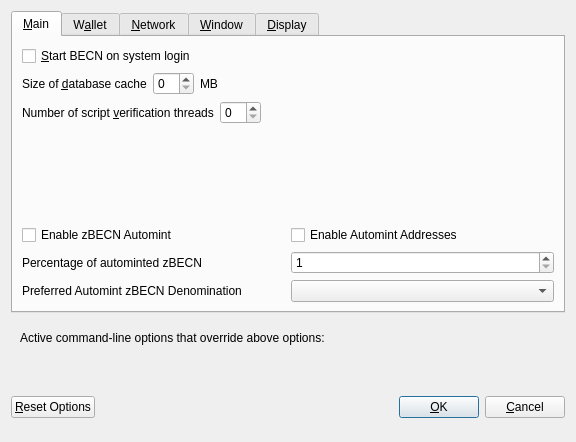
<?xml version="1.0" encoding="UTF-8"?>
<ui version="4.0">
 <class>OptionsDialog</class>
 <widget class="QDialog" name="OptionsDialog">
  <property name="geometry">
   <rect>
    <x>0</x>
    <y>0</y>
    <width>576</width>
    <height>442</height>
   </rect>
  </property>
  <property name="windowTitle">
   <string>Options</string>
  </property>
  <property name="modal">
   <bool>true</bool>
  </property>
  <layout class="QVBoxLayout" name="verticalLayout">
   <item>
    <widget class="QTabWidget" name="tabWidget">
     <property name="currentIndex">
      <number>0</number>
     </property>
     <widget class="QWidget" name="tabMain">
      <attribute name="title">
       <string>&amp;Main</string>
      </attribute>
      <layout class="QVBoxLayout" name="verticalLayout_Main">
       <item>
        <widget class="QCheckBox" name="bitcoinAtStartup">
         <property name="toolTip">
          <string>Automatically start BECN after logging in to the system.</string>
         </property>
         <property name="text">
          <string>&amp;Start BECN on system login</string>
         </property>
        </widget>
       </item>
       <item>
        <layout class="QHBoxLayout" name="horizontalLayout_2_Main">
         <item>
          <widget class="QLabel" name="databaseCacheLabel">
           <property name="text">
            <string>Size of &amp;database cache</string>
           </property>
           <property name="textFormat">
            <enum>Qt::PlainText</enum>
           </property>
           <property name="buddy">
            <cstring>databaseCache</cstring>
           </property>
          </widget>
         </item>
         <item>
          <widget class="QSpinBox" name="databaseCache"/>
         </item>
         <item>
          <widget class="QLabel" name="databaseCacheUnitLabel">
           <property name="text">
            <string>MB</string>
           </property>
           <property name="textFormat">
            <enum>Qt::PlainText</enum>
           </property>
          </widget>
         </item>
         <item>
          <spacer name="horizontalSpacer_2_Main">
           <property name="orientation">
            <enum>Qt::Horizontal</enum>
           </property>
           <property name="sizeHint" stdset="0">
            <size>
             <width>40</width>
             <height>20</height>
            </size>
           </property>
          </spacer>
         </item>
        </layout>
       </item>
       <item>
        <layout class="QHBoxLayout" name="horizontalLayout_3_Main">
         <item>
          <widget class="QLabel" name="threadsScriptVerifLabel">
           <property name="text">
            <string>Number of script &amp;verification threads</string>
           </property>
           <property name="textFormat">
            <enum>Qt::PlainText</enum>
           </property>
           <property name="buddy">
            <cstring>threadsScriptVerif</cstring>
           </property>
          </widget>
         </item>
         <item>
          <widget class="QSpinBox" name="threadsScriptVerif">
           <property name="toolTip">
            <string>(0 = auto, &lt;0 = leave that many cores free)</string>
           </property>
          </widget>
         </item>
         <item>
          <spacer name="horizontalSpacer_3_Main">
           <property name="orientation">
            <enum>Qt::Horizontal</enum>
           </property>
           <property name="sizeHint" stdset="0">
            <size>
             <width>40</width>
             <height>20</height>
            </size>
           </property>
          </spacer>
         </item>
        </layout>
       </item>
       <item>
        <spacer name="verticalSpacer_2">
         <property name="orientation">
          <enum>Qt::Vertical</enum>
         </property>
         <property name="sizeHint" stdset="0">
          <size>
           <width>20</width>
           <height>40</height>
          </size>
         </property>
        </spacer>
       </item>
       <item>
        <widget class="QWidget" name="verticalZpivOptionsWidget" native="true">
         <layout class="QVBoxLayout" name="verticalZpivOptionsLayout">
          <property name="margin">
           <number>0</number>
          </property>
          <item>
           <layout class="QHBoxLayout" name="horizontalAutomintingLayout">
            <item>
             <widget class="QCheckBox" name="checkBoxZeromintEnable">
              <property name="toolTip">
               <string>Enable automatic minting of BECN units to zBECN</string>
              </property>
              <property name="layoutDirection">
               <enum>Qt::LeftToRight</enum>
              </property>
              <property name="text">
               <string>Enable zBECN Automint</string>
              </property>
             </widget>
            </item>
            <item>
             <widget class="QCheckBox" name="checkBoxZeromintAddresses">
              <property name="toolTip">
               <string>Enable automatic zBECN minting from specific addresses</string>
              </property>
              <property name="layoutDirection">
               <enum>Qt::LeftToRight</enum>
              </property>
              <property name="text">
               <string>Enable Automint Addresses</string>
              </property>
             </widget>
            </item>
           </layout>
          </item>
          <item>
           <layout class="QHBoxLayout" name="horizontalZmintPercentageLayout">
            <item>
             <widget class="QLabel" name="percentage_label">
              <property name="toolTip">
               <string>Percentage of incoming BECN which get automatically converted to zBECN via Zerocoin Protocol (min: 10%)</string>
              </property>
              <property name="text">
               <string>Percentage of autominted zBECN</string>
              </property>
             </widget>
            </item>
            <item>
             <widget class="QSpinBox" name="zeromintPercentage">
              <property name="minimum">
               <number>1</number>
              </property>
              <property name="maximum">
               <number>100</number>
              </property>
             </widget>
            </item>
           </layout>
          </item>
          <item>
           <layout class="QHBoxLayout" name="horizontalLayout" stretch="0,0">
            <property name="sizeConstraint">
             <enum>QLayout::SetFixedSize</enum>
            </property>
            <item>
             <widget class="QLabel" name="labelPreferredDenom">
              <property name="maximumSize">
               <size>
                <width>16777215</width>
                <height>16777215</height>
               </size>
              </property>
              <property name="toolTip">
               <string>Wait with automatic conversion to Zerocoin until enough BECN for this denomination is available</string>
              </property>
              <property name="text">
               <string>Preferred Automint zBECN Denomination</string>
              </property>
             </widget>
            </item>
            <item>
             <widget class="QComboBox" name="preferredDenom">
              <property name="maximumSize">
               <size>
                <width>16777215</width>
                <height>27</height>
               </size>
              </property>
              <property name="toolTip">
               <string>Wait with automatic conversion to Zerocoin until enough BECN for this denomination is available</string>
              </property>
              <property name="maxVisibleItems">
               <number>9</number>
              </property>
              <property name="maxCount">
               <number>9</number>
              </property>
             </widget>
            </item>
           </layout>
          </item>
         </layout>
        </widget>
       </item>
      </layout>
     </widget>
     <widget class="QWidget" name="tabWallet">
      <attribute name="title">
       <string>W&amp;allet</string>
      </attribute>
      <layout class="QVBoxLayout" name="verticalLayout_Wallet">
       <item>
        <layout class="QHBoxLayout" name="horizontalLayout_2_Wallet">
         <item>
          <widget class="QLabel" name="labelStakeSplitThresholdText">
           <property name="text">
            <string>Stake split threshold:</string>
           </property>
          </widget>
         </item>
         <item>
          <widget class="QSpinBox" name="spinBoxStakeSplitThreshold">
           <property name="minimum">
            <number>1</number>
           </property>
           <property name="maximum">
            <number>999999</number>
           </property>
          </widget>
         </item>
        </layout>
       </item>
       <item>
        <widget class="QGroupBox" name="groupBox">
         <property name="title">
          <string>Expert</string>
         </property>
         <layout class="QVBoxLayout" name="verticalLayout_2">
          <item>
           <widget class="QCheckBox" name="coinControlFeatures">
            <property name="toolTip">
             <string>Whether to show coin control features or not.</string>
            </property>
            <property name="text">
             <string>Enable coin &amp;control features</string>
            </property>
           </widget>
          </item>
          <item>
           <widget class="QCheckBox" name="showMasternodesTab">
            <property name="toolTip">
             <string>Show additional tab listing all your masternodes in first sub-tab&lt;br/&gt;and all masternodes on the network in second sub-tab.</string>
            </property>
            <property name="text">
             <string>Show Masternodes Tab</string>
            </property>
           </widget>
          </item>
          <item>
           <widget class="QCheckBox" name="spendZeroConfChange">
            <property name="toolTip">
             <string>If you disable the spending of unconfirmed change, the change from a transaction&lt;br/&gt;cannot be used until that transaction has at least one confirmation.&lt;br/&gt;This also affects how your balance is computed.</string>
            </property>
            <property name="text">
             <string>&amp;Spend unconfirmed change</string>
            </property>
           </widget>
          </item>
         </layout>
        </widget>
       </item>
       <item>
        <spacer name="verticalSpacer_Wallet">
         <property name="orientation">
          <enum>Qt::Vertical</enum>
         </property>
         <property name="sizeHint" stdset="0">
          <size>
           <width>20</width>
           <height>40</height>
          </size>
         </property>
        </spacer>
       </item>
      </layout>
     </widget>
     <widget class="QWidget" name="tabNetwork">
      <attribute name="title">
       <string>&amp;Network</string>
      </attribute>
      <layout class="QVBoxLayout" name="verticalLayout_Network">
       <item>
        <widget class="QCheckBox" name="mapPortUpnp">
         <property name="toolTip">
          <string>Automatically open the BECN client port on the router. This only works when your router supports UPnP and it is enabled.</string>
         </property>
         <property name="text">
          <string>Map port using &amp;UPnP</string>
         </property>
        </widget>
       </item>
       <item>
        <widget class="QCheckBox" name="allowIncoming">
         <property name="toolTip">
          <string>Accept connections from outside</string>
         </property>
         <property name="text">
          <string>Allow incoming connections</string>
         </property>
        </widget>
       </item>
       <item>
        <widget class="QCheckBox" name="connectSocks">
         <property name="toolTip">
          <string>Connect to the BECN network through a SOCKS5 proxy.</string>
         </property>
         <property name="text">
          <string>&amp;Connect through SOCKS5 proxy (default proxy):</string>
         </property>
        </widget>
       </item>
       <item>
        <layout class="QHBoxLayout" name="horizontalLayout_1_Network">
         <item>
          <widget class="QLabel" name="proxyIpLabel">
           <property name="text">
            <string>Proxy &amp;IP:</string>
           </property>
           <property name="textFormat">
            <enum>Qt::PlainText</enum>
           </property>
           <property name="buddy">
            <cstring>proxyIp</cstring>
           </property>
          </widget>
         </item>
         <item>
          <widget class="QValidatedLineEdit" name="proxyIp">
           <property name="minimumSize">
            <size>
             <width>140</width>
             <height>0</height>
            </size>
           </property>
           <property name="maximumSize">
            <size>
             <width>140</width>
             <height>16777215</height>
            </size>
           </property>
           <property name="toolTip">
            <string>IP address of the proxy (e.g. IPv4: 127.0.0.1 / IPv6: ::1)</string>
           </property>
          </widget>
         </item>
         <item>
          <widget class="QLabel" name="proxyPortLabel">
           <property name="text">
            <string>&amp;Port:</string>
           </property>
           <property name="textFormat">
            <enum>Qt::PlainText</enum>
           </property>
           <property name="buddy">
            <cstring>proxyPort</cstring>
           </property>
          </widget>
         </item>
         <item>
          <widget class="QLineEdit" name="proxyPort">
           <property name="minimumSize">
            <size>
             <width>55</width>
             <height>0</height>
            </size>
           </property>
           <property name="maximumSize">
            <size>
             <width>55</width>
             <height>16777215</height>
            </size>
           </property>
           <property name="toolTip">
            <string>Port of the proxy (e.g. 9050)</string>
           </property>
          </widget>
         </item>
         <item>
          <spacer name="horizontalSpacer_1_Network">
           <property name="orientation">
            <enum>Qt::Horizontal</enum>
           </property>
           <property name="sizeHint" stdset="0">
            <size>
             <width>40</width>
             <height>20</height>
            </size>
           </property>
          </spacer>
         </item>
        </layout>
       </item>
       <item>
        <spacer name="verticalSpacer_Network">
         <property name="orientation">
          <enum>Qt::Vertical</enum>
         </property>
         <property name="sizeHint" stdset="0">
          <size>
           <width>20</width>
           <height>40</height>
          </size>
         </property>
        </spacer>
       </item>
      </layout>
     </widget>
     <widget class="QWidget" name="tabWindow">
      <attribute name="title">
       <string>&amp;Window</string>
      </attribute>
      <layout class="QVBoxLayout" name="verticalLayout_Window">
       <item>
        <widget class="QCheckBox" name="minimizeToTray">
         <property name="toolTip">
          <string>Show only a tray icon after minimizing the window.</string>
         </property>
         <property name="text">
          <string>&amp;Minimize to the tray instead of the taskbar</string>
         </property>
        </widget>
       </item>
       <item>
        <widget class="QCheckBox" name="minimizeOnClose">
         <property name="toolTip">
          <string>Minimize instead of exit the application when the window is closed. When this option is enabled, the application will be closed only after selecting Quit in the menu.</string>
         </property>
         <property name="text">
          <string>M&amp;inimize on close</string>
         </property>
        </widget>
       </item>
       <item>
        <spacer name="verticalSpacer_Window">
         <property name="orientation">
          <enum>Qt::Vertical</enum>
         </property>
         <property name="sizeHint" stdset="0">
          <size>
           <width>20</width>
           <height>40</height>
          </size>
         </property>
        </spacer>
       </item>
      </layout>
     </widget>
     <widget class="QWidget" name="tabDisplay">
      <attribute name="title">
       <string>&amp;Display</string>
      </attribute>
      <layout class="QVBoxLayout" name="verticalLayout_Display">
       <item>
        <layout class="QHBoxLayout" name="horizontalLayout_1_Display">
         <item>
          <widget class="QLabel" name="langLabel">
           <property name="text">
            <string>User Interface &amp;language:</string>
           </property>
           <property name="textFormat">
            <enum>Qt::PlainText</enum>
           </property>
           <property name="buddy">
            <cstring>lang</cstring>
           </property>
          </widget>
         </item>
         <item>
          <widget class="QValueComboBox" name="lang">
           <property name="toolTip">
            <string>The user interface language can be set here. This setting will take effect after restarting BECN.</string>
           </property>
          </widget>
         </item>
        </layout>
       </item>
       <item>
        <widget class="QLabel" name="label_3">
         <property name="toolTip">
          <string notr="true"/>
         </property>
         <property name="statusTip">
          <string notr="true"/>
         </property>
         <property name="whatsThis">
          <string notr="true"/>
         </property>
         <property name="accessibleName">
          <string notr="true"/>
         </property>
         <property name="text">
          <string>Language missing or translation incomplete? Help contributing translations here:
https://www.transifex.com/pivx-project/pivx-project-translations</string>
         </property>
         <property name="wordWrap">
          <bool>true</bool>
         </property>
         <property name="openExternalLinks">
          <bool>true</bool>
         </property>
         <property name="textInteractionFlags">
          <set>Qt::TextBrowserInteraction</set>
         </property>
        </widget>
       </item>
       <item>
        <layout class="QHBoxLayout" name="horizontalLayout_2_Display" stretch="0,0">
         <item>
          <widget class="QLabel" name="themeLabel">
           <property name="text">
            <string>User Interface Theme:</string>
           </property>
          </widget>
         </item>
         <item>
          <widget class="QValueComboBox" name="theme"/>
         </item>
        </layout>
       </item>
       <item>
        <widget class="QWidget" name="verticalZpivDisplayWidget" native="true">
         <layout class="QVBoxLayout" name="verticalZpivDisplayLayout">
          <property name="margin">
           <number>0</number>
          </property>
          <item>
           <widget class="Line" name="line">
            <property name="orientation">
             <enum>Qt::Horizontal</enum>
            </property>
           </widget>
          </item>
          <item>
           <layout class="QHBoxLayout" name="horizontalLayout_3_Display">
            <item>
             <widget class="QLabel" name="unitLabel">
              <property name="text">
               <string>Unit to show amounts in:</string>
              </property>
              <property name="textFormat">
               <enum>Qt::PlainText</enum>
              </property>
             </widget>
            </item>
            <item>
             <widget class="QValueComboBox" name="unit">
              <property name="toolTip">
               <string>Choose the default subdivision unit to show in the interface and when sending coins.</string>
              </property>
             </widget>
            </item>
           </layout>
          </item>
          <item>
           <layout class="QHBoxLayout" name="horizontalLayout_4_Display">
            <item>
             <widget class="QLabel" name="digitsLabel">
              <property name="text">
               <string>Decimal digits</string>
              </property>
             </widget>
            </item>
            <item>
             <widget class="QValueComboBox" name="digits"/>
            </item>
           </layout>
          </item>
          <item>
           <layout class="QHBoxLayout" name="horizontalLayout_5_Display">
            <item>
             <widget class="QCheckBox" name="checkBoxHideZeroBalances">
              <property name="toolTip">
               <string>Hide empty balances</string>
              </property>
              <property name="layoutDirection">
               <enum>Qt::LeftToRight</enum>
              </property>
              <property name="text">
               <string>Hide empty balances</string>
              </property>
             </widget>
            </item>
            <item>
             <widget class="QCheckBox" name="checkBoxHideOrphans">
              <property name="toolTip">
               <string>Hide orphan stakes in transaction lists</string>
              </property>
              <property name="text">
               <string>Hide orphan stakes</string>
              </property>
             </widget>
            </item>
            <item>
             <spacer name="horizontalSpacer">
              <property name="orientation">
               <enum>Qt::Horizontal</enum>
              </property>
              <property name="sizeHint" stdset="0">
               <size>
                <width>40</width>
                <height>20</height>
               </size>
              </property>
             </spacer>
            </item>
           </layout>
          </item>
          <item>
           <layout class="QHBoxLayout" name="horizontalLayout_6_Display">
            <item>
             <widget class="QLabel" name="thirdPartyTxUrlsLabel">
              <property name="toolTip">
               <string>Third party URLs (e.g. a block explorer) that appear in the transactions tab as context menu items. %s in the URL is replaced by transaction hash. Multiple URLs are separated by vertical bar |.</string>
              </property>
              <property name="text">
               <string>Third party transaction URLs</string>
              </property>
             </widget>
            </item>
            <item>
             <widget class="QLineEdit" name="thirdPartyTxUrls">
              <property name="toolTip">
               <string>Third party URLs (e.g. a block explorer) that appear in the transactions tab as context menu items. %s in the URL is replaced by transaction hash. Multiple URLs are separated by vertical bar |.</string>
              </property>
             </widget>
            </item>
           </layout>
          </item>
         </layout>
        </widget>
       </item>
       <item>
        <spacer name="verticalSpacer">
         <property name="orientation">
          <enum>Qt::Vertical</enum>
         </property>
         <property name="sizeHint" stdset="0">
          <size>
           <width>20</width>
           <height>40</height>
          </size>
         </property>
        </spacer>
       </item>
      </layout>
     </widget>
    </widget>
   </item>
   <item>
    <widget class="QFrame" name="frame">
     <layout class="QVBoxLayout" name="verticalLayout_Bottom">
      <item>
       <layout class="QHBoxLayout" name="horizontalLayout_Bottom">
        <item>
         <widget class="QLabel" name="overriddenByCommandLineInfoLabel">
          <property name="text">
           <string>Active command-line options that override above options:</string>
          </property>
          <property name="textFormat">
           <enum>Qt::PlainText</enum>
          </property>
         </widget>
        </item>
        <item>
         <spacer name="horizontalSpacer_Bottom">
          <property name="orientation">
           <enum>Qt::Horizontal</enum>
          </property>
          <property name="sizeHint" stdset="0">
           <size>
            <width>40</width>
            <height>20</height>
           </size>
          </property>
         </spacer>
        </item>
       </layout>
      </item>
      <item>
       <widget class="QLabel" name="overriddenByCommandLineLabel">
        <property name="text">
         <string/>
        </property>
        <property name="textFormat">
         <enum>Qt::PlainText</enum>
        </property>
        <property name="wordWrap">
         <bool>true</bool>
        </property>
       </widget>
      </item>
     </layout>
    </widget>
   </item>
   <item>
    <layout class="QHBoxLayout" name="horizontalLayout_Buttons">
     <item>
      <widget class="QPushButton" name="resetButton">
       <property name="toolTip">
        <string>Reset all client options to default.</string>
       </property>
       <property name="text">
        <string>&amp;Reset Options</string>
       </property>
       <property name="autoDefault">
        <bool>false</bool>
       </property>
      </widget>
     </item>
     <item>
      <spacer name="horizontalSpacer_1">
       <property name="orientation">
        <enum>Qt::Horizontal</enum>
       </property>
       <property name="sizeHint" stdset="0">
        <size>
         <width>40</width>
         <height>48</height>
        </size>
       </property>
      </spacer>
     </item>
     <item>
      <widget class="QLabel" name="statusLabel">
       <property name="minimumSize">
        <size>
         <width>200</width>
         <height>0</height>
        </size>
       </property>
       <property name="font">
        <font>
         <weight>75</weight>
         <bold>true</bold>
        </font>
       </property>
       <property name="text">
        <string/>
       </property>
       <property name="textFormat">
        <enum>Qt::PlainText</enum>
       </property>
       <property name="wordWrap">
        <bool>true</bool>
       </property>
      </widget>
     </item>
     <item>
      <spacer name="horizontalSpacer_2">
       <property name="orientation">
        <enum>Qt::Horizontal</enum>
       </property>
       <property name="sizeHint" stdset="0">
        <size>
         <width>40</width>
         <height>48</height>
        </size>
       </property>
      </spacer>
     </item>
     <item>
      <widget class="QPushButton" name="okButton">
       <property name="text">
        <string>&amp;OK</string>
       </property>
       <property name="autoDefault">
        <bool>false</bool>
       </property>
       <property name="default">
        <bool>true</bool>
       </property>
      </widget>
     </item>
     <item>
      <widget class="QPushButton" name="cancelButton">
       <property name="text">
        <string>&amp;Cancel</string>
       </property>
       <property name="autoDefault">
        <bool>false</bool>
       </property>
      </widget>
     </item>
    </layout>
   </item>
  </layout>
 </widget>
 <customwidgets>
  <customwidget>
   <class>QValidatedLineEdit</class>
   <extends>QLineEdit</extends>
   <header>qvalidatedlineedit.h</header>
  </customwidget>
  <customwidget>
   <class>QValueComboBox</class>
   <extends>QComboBox</extends>
   <header>qvaluecombobox.h</header>
  </customwidget>
 </customwidgets>
 <resources/>
 <connections/>
</ui>
